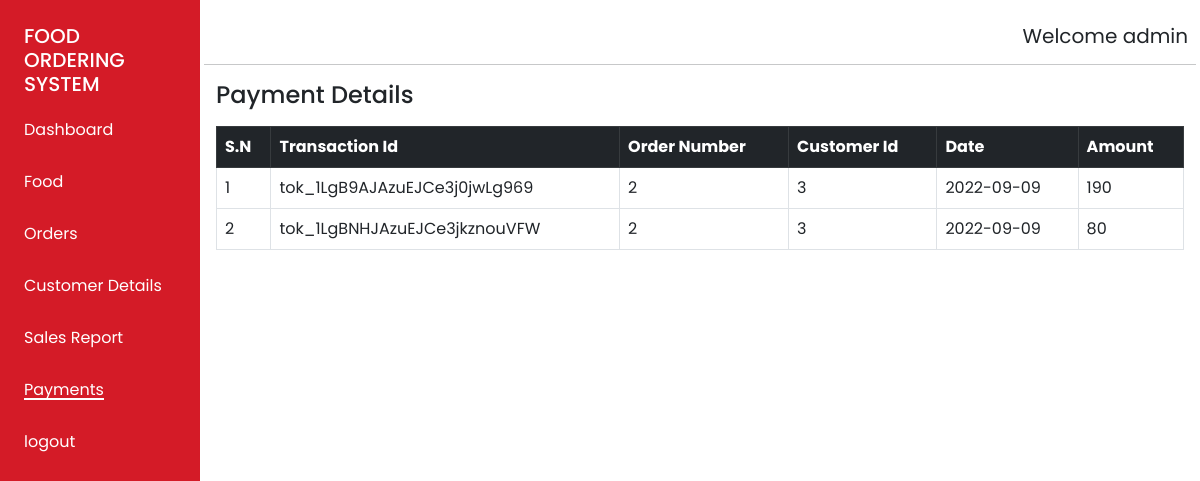
Screenshot of /admin/payment.php (signed in) with the database file from the repository.
### tables this page shows
CREATE TABLE `payment` (
  `payment_id` int(11) NOT NULL,
  `transaction_id` varchar(100) NOT NULL,
  `payment_date` date NOT NULL DEFAULT current_timestamp(),
  `payment_amt` varchar(60) NOT NULL,
  `payment_mode` varchar(60) NOT NULL,
  `order_number` int(11) NOT NULL,
  `customer_id` int(11) NOT NULL
);

### admin/payment.php (the view, shortened to what this page needs)
<?php
include 'config.php';
$sql = "SELECT * FROM payment";
$result = mysqli_query($con, $sql);
$data = [];
if (mysqli_num_rows($result) > 0) {
   while ($row = mysqli_fetch_assoc($result)) {
     array_push($data, $row);
   }
 }
?>
<!DOCTYPE html>
<html lang="en">
<head>
  <link rel="stylesheet" href="style.css" />
  <link href="https://cdn.jsdelivr.net/npm/bootstrap@5.0.2/dist/css/bootstrap.min.css" rel="stylesheet" />
</head>
<body>
  <div class="container-fluid dashboard font">
    <div class="row min-vh-100">
      <div class="col-sm-2  px-4 ">
        <h5 class="text-white text-uppercase pt-4 ">Food Ordering System</h5>
        <nav class="">
          <ul>
            <li><a href="dashboard.php">Dashboard</a></li>
            <li><a href="food.php">Food</a></li>
            <li><a href="orders.php" >Orders</a></li>
            <li><a href="customerdetails.php" >Customer Details</a></li>
           <li><a href="salesreport.php" class="font">Sales Report</a></li>
            <li><a href="payment.php" class="font active">Payments</a></li>
            <li><a href="../adminlogout.php">logout</a></li>
          </ul>
        </nav>
      </div>
      <div class="col-sm-10 p-3">
        <div class="row">
          <h5 class="text-end h5 fw-normal p-2">Welcome <?php echo $_SESSION['admin'];?></h5>
          <hr>
        </div>
        <p class="text-capitalize h4  ">Payment Details</p>
        <table class="table table-bordered mt-3">
          <thead class="table-dark">
            <tr class="text-capitalize ">
            <th>S.N</th>
            <th>transaction id</th>
            <th>order number</th>
            <th>customer id</th>
            <th>date</th>
            <th>amount</th>
            </tr>
          </thead>
          <?php
            $i=1;
            foreach ($data as $d) {
          ?>
          <tbody>
            <tr>
            <td><?php echo $i++;?></td>
            <td><?php echo $d['transaction_id'];?></td>
            <td><?php echo $d['order_number'];?></td>
            <td><?php echo $d['customer_id'];?></td>
              <td><?php echo $d['payment_date'];?></td>
               <td><?php echo $d['payment_amt'];?></td>
            </tr>
          </tbody>
          <?php } ?>
        </table>
        </div>
      </div>
    </div>
</body>
</html>

### admin/style.css (style rules this page uses)
* { margin: 0; padding: 0; box-sizing: border-box; scroll-behavior: smooth; }
.font { font-family: 'Poppins', sans-serif; }
.col-sm-2 { position: relative; overflow: hidden; min-height: 100vh; z-index: 100; background-color: #D41B27; }
.col-sm-2> nav >ul { list-style: none; padding-left: 0; font-weight: 400; }
.col-sm-2> nav >ul >li { padding:14px 0; }
.col-sm-2> nav >ul >li> a { position: relative; text-decoration: none; color: white; font-size: 16px; }
.col-sm-2> nav >ul >li> a.active::after { transform: scale(1); }
.col-sm-2> nav >ul >li> a::after { content: ''; position: absolute; top:20px; left:0; height: 2px; width: 100%; background-color: white; transform-origin: left; transform: scale(0); transition: .5s; }
.col-sm-10 { position:relative; }

### rows the page displays
payment: transaction "tok_1LgB9AJAzuEJCe3j0jwLg969", order_number "2", customer "3", payment_date "2022-09-09", payment_amt "190"
payment: transaction "tok_1LgBNHJAzuEJCe3jkznouVFW", order_number "2", customer "3", payment_date "2022-09-09", payment_amt "80"

### other values shown
$_SESSION['admin'] "admin"
